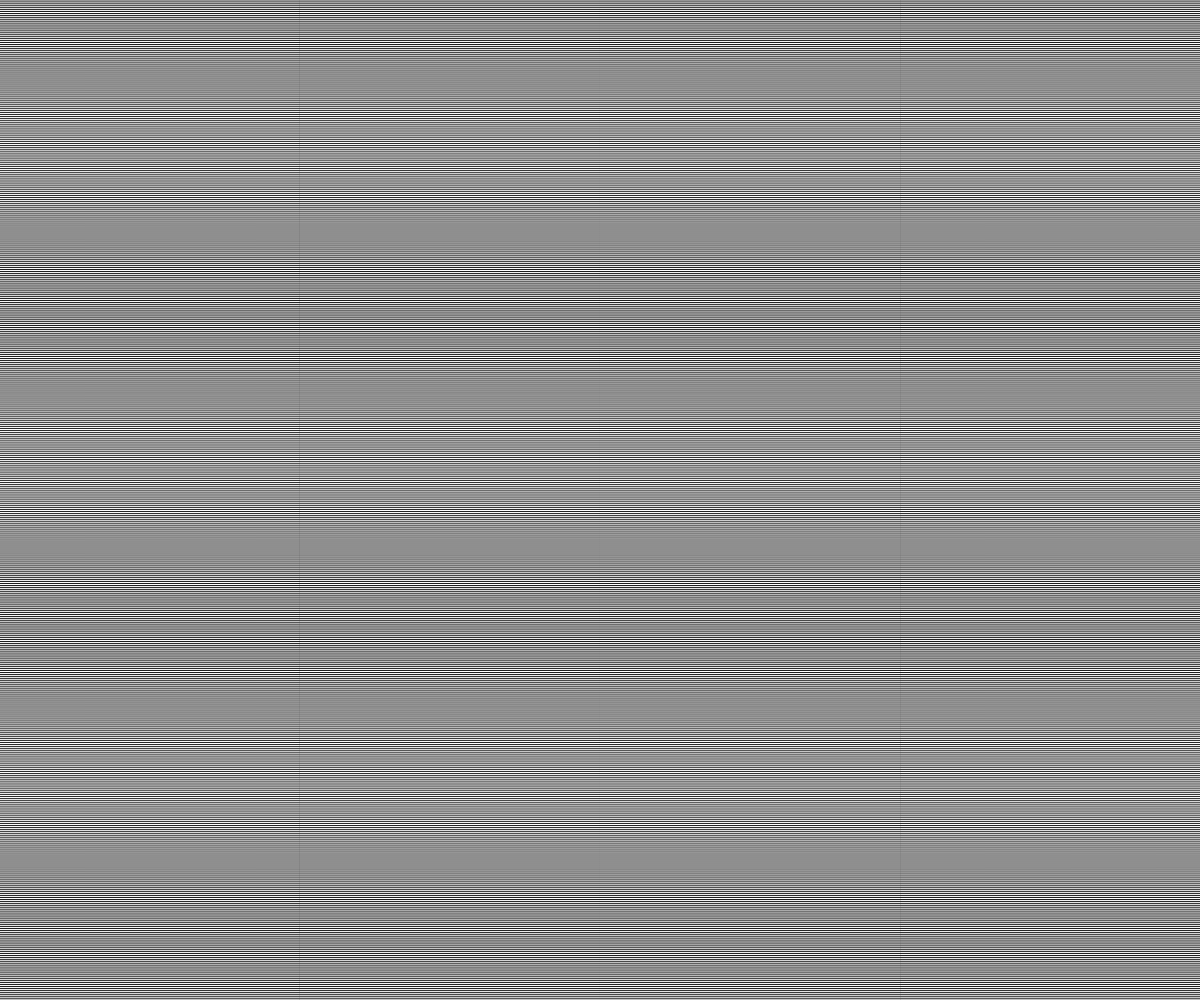
Frame 1 (no input)
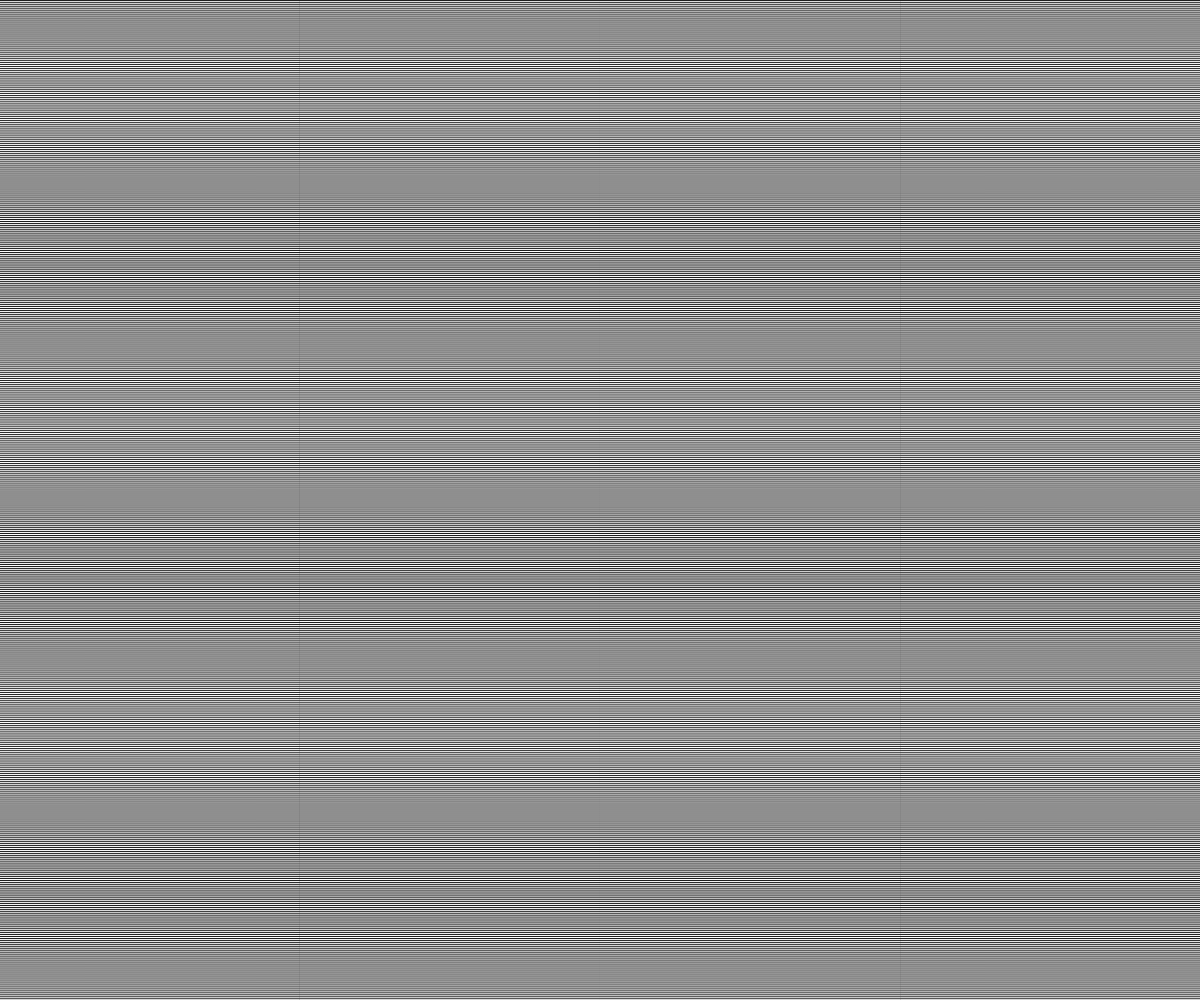
Frame 60 (no input)
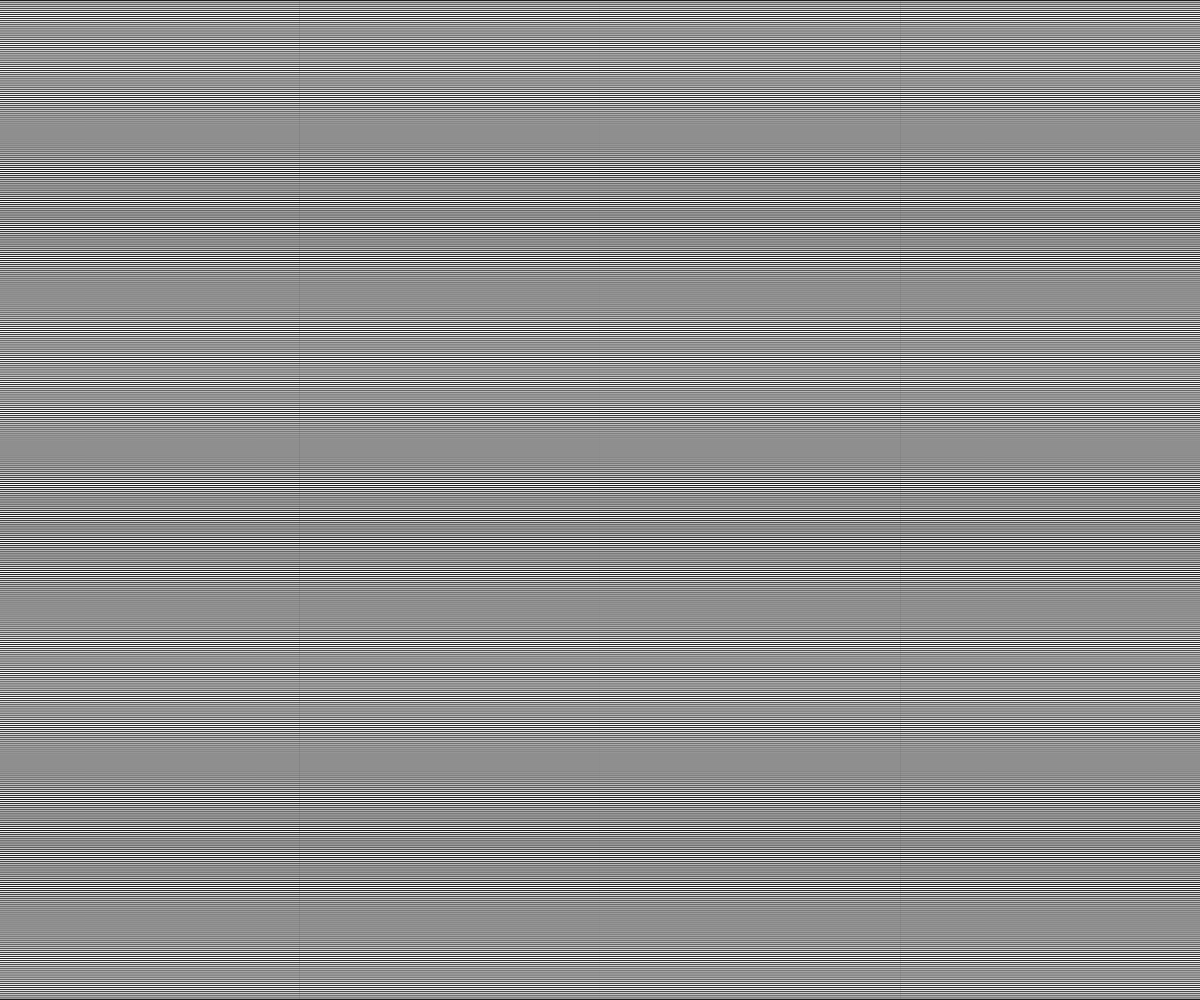
Frame 120 (the mouse pressed at the canvas centre since frame 60)

The p5.js sketch that drew these frames (run headless with seeded random() and noise() and a simulated clock; from frame 60 on, the mouse is pressed at the canvas centre):

// p5.js sketch
// ── sketch.js
function setup() {
  createCanvas(windowWidth, windowHeight);
  pixelDensity(1); // Ensure consistent rendering
}

function draw() {
  background(0);

  // Draw retro camera viewfinder
  fill(30);
  noStroke();
  rect(0, 0, width, height);

  // Draw scanlines with wave motion
  stroke(255);
  strokeWeight(1);
  const time = millis() * 0.001;
  const amplitude = 2;
  const frequency = 0.02;

  for (let y = 0; y < height; y += 2) {
    // Create wave pattern
    const waveOffset = sin(y * frequency + time) * amplitude;
    const lineY = y + waveOffset;
    
    // Draw horizontal scanline
    line(0, lineY, width, lineY);
  }
}

function windowResized() {
  resizeCanvas(windowWidth, windowHeight);
}
